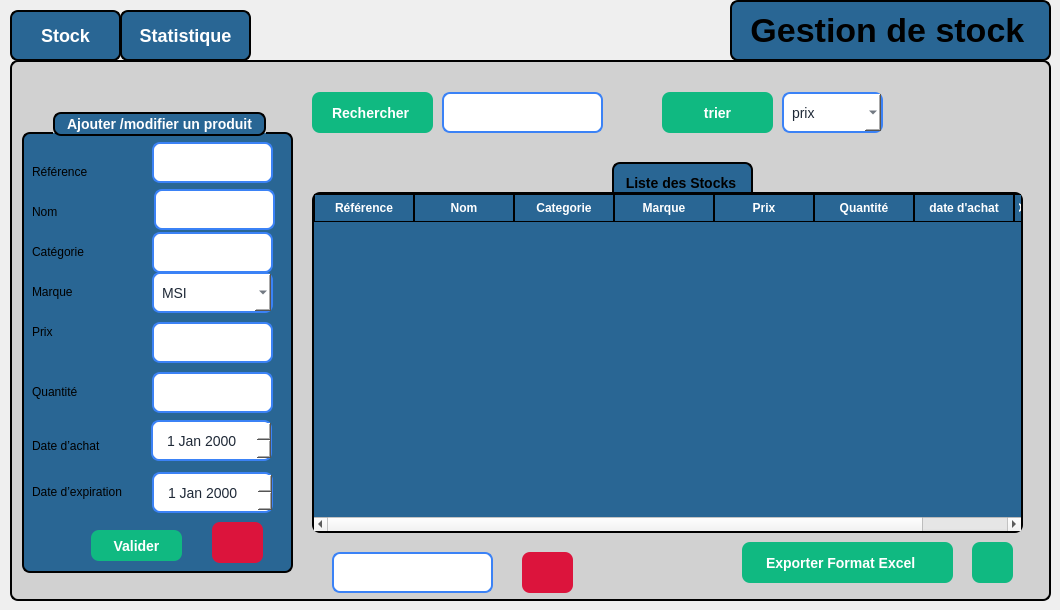
    <widget class="QWidget" name="stock">
     <widget class="QStackedWidget" name="stackedWidgetstock">
      <property name="geometry">
       <rect>
        <x>10</x>
        <y>60</y>
        <width>1041</width>
        <height>541</height>
       </rect>
      </property>
      <property name="styleSheet">
       <string notr="true">/* ---- Style du QStackedWidget ---- */
QStackedWidget {
    background-color: rgb(209, 209, 209); /* couleur gris clair */
    border: 2px solid black;
    border-radius: 8px;
}

/* ---- Style des deux pages ---- */
QWidget#page_1 {
    background-color: rgb(209, 209, 209); /* même gris clair */
    color: black;
    font-size: 18px;
}

QWidget#page_2 {
    background-color: rgb(209, 209, 209); /* même gris clair */
    color: black;
    font-size: 18px;
}

/* ---- Style des boutons ---- */
QPushButton {
    border: 2px solid black;
    border-radius: 8px;
    font-weight: bold;
    font-size: 18px;
    background-color: rgb(41, 102, 148); /* bleu normal */
    color: white;
    padding: 8px 16px;
}

/* Quand la souris passe dessus */
QPushButton:hover {
    background-color: rgb(61, 122, 168); /* bleu plus clair */
}

/* Quand on clique dessus */
QPushButton:pressed {
    background-color: rgb(81, 142, 188); /* encore plus clair */
}

/* Bouton actif (ex. page 1 active) */
QPushButton[active=&quot;true&quot;] {
    background-color: #10b981; /* vert */
    color: white;
}</string>
      </property>
      <property name="currentIndex">
       <number>0</number>
      </property>
      <widget class="QWidget" name="page_12">
       <widget class="QComboBox" name="comboBox_8">
        <property name="geometry">
         <rect>
          <x>770</x>
          <y>30</y>
          <width>101</width>
          <height>41</height>
         </rect>
        </property>
        <property name="styleSheet">
         <string notr="true">QComboBox {
    background-color: rgb(255, 255, 255);   /* white background */
    color: #1f2937;                         /* selected text color */
    border: 2px solid #3b82f6;              /* blue border */
    border-radius: 8px;
    font-size: 14px;
    padding: 4px 8px;
}

/* Dropdown list styling */
QComboBox QAbstractItemView {
    background-color: rgb(255, 255, 255);
    color: #1f2937;
    selection-background-color: #3b82f6;
    selection-color: white;
}

/* Make the arrow black */
QComboBox::down-arrow {
    width: 12px;
    height: 12px;
    image: none; 
                      /* remove default image */
	background-color: rgb(0, 170, 255);
    border-left: 6px solid transparent;
    border-right: 6px solid transparent;
    border-top: 6px solid black;       /* black arrow */
}</string>
        </property>
        <item>
         <property name="text">
          <string>prix</string>
         </property>
        </item>
        <item>
         <property name="text">
          <string>date d'achat</string>
         </property>
        </item>
       </widget>
       <widget class="QPushButton" name="pushButton_19">
        <property name="geometry">
         <rect>
          <x>650</x>
          <y>30</y>
          <width>111</width>
          <height>41</height>
         </rect>
        </property>
        <property name="styleSheet">
         <string notr="true">QPushButton {
    background-color: #10b981;   /* normal state */
    color: white;
    border: none;
    border-radius: 8px;
    padding: 8px 20px;
    font-size: 14px;
    font-weight: bold;
}

QPushButton:hover {
    background-color: #059669;   /* darker on hover */
}</string>
        </property>
        <property name="text">
         <string>trier</string>
        </property>
       </widget>
       <widget class="QLineEdit" name="lineEdit_strech">
        <property name="geometry">
         <rect>
          <x>430</x>
          <y>30</y>
          <width>161</width>
          <height>41</height>
         </rect>
        </property>
        <property name="styleSheet">
         <string notr="true">QLineEdit {
    /* dark background */
	background-color: rgb(255, 255, 255);
    color: #1f2937;              /* typed text color */
    border: 2px solid #3b82f6;   /* blue border */
    border-radius: 8px;

    font-size: 14px;
}

QLineEdit::placeholder {
    color: white;                /* placeholder text color */
}</string>
        </property>
       </widget>
       <widget class="QPushButton" name="pushButton_20">
        <property name="geometry">
         <rect>
          <x>300</x>
          <y>30</y>
          <width>121</width>
          <height>41</height>
         </rect>
        </property>
        <property name="styleSheet">
         <string notr="true">QPushButton {
    background-color: #10b981;   /* normal state */
    color: white;
    border: none;
    border-radius: 8px;
    padding: 8px 20px;
    font-size: 14px;
    font-weight: bold;
}

QPushButton:hover {
    background-color: #059669;   /* darker on hover */
}</string>
        </property>
        <property name="text">
         <string>Rechercher </string>
        </property>
       </widget>
       <widget class="QTableWidget" name="tableWidgetstock">
        <property name="geometry">
         <rect>
          <x>300</x>
          <y>130</y>
          <width>711</width>
          <height>341</height>
         </rect>
        </property>
        <property name="styleSheet">
         <string notr="true">QTableWidget {
    background-color: rgb(41, 102, 148);   /* blue background */
    border: 2px solid black;
    border-radius: 8px;
    font-weight: bold;
    font-size: 14px;
    gridline-color: black;                 /* cell grid lines */
    color: white;                          
    selection-background-color: #10b981;
    selection-color: white;
    outline: 0;
}

QTableWidget::item {
    border: 1px solid black;               /* give each cell a border */
    padding: 4px;
}

QHeaderView::section {
    background-color: rgb(41, 102, 148);
    color: white;
    border: 1px solid black;              /* column header border */
    padding: 4px;
    font-weight: bold;
}
Elyes
combo box
Elyes
QComboBox {
    background-color: rgb(255, 255, 255);   /* white background */
    color: #1f2937;                         /* selected text color */
    border: 2px solid #3b82f6;              /* blue border */
    border-radius: 8px;
    font-size: 14px;
    padding: 4px 8px;
}

/* Dropdown list styling */
QComboBox QAbstractItemView {
    background-color: rgb(255, 255, 255);
    color: #1f2937;
    selection-background-color: #3b82f6;
    selection-color: white;
}

/* Make the arrow black */
QComboBox::down-arrow {
    width: 12px;
    height: 12px;
    image: none; 
                      /* remove default image */
	background-color: rgb(0, 170, 255);
    border-left: 6px solid transparent;
    border-right: 6px solid transparent;
    border-top: 6px solid black;       /* black arrow */
}</string>
        </property>
        <column>
         <property name="text">
          <string>Référence</string>
         </property>
        </column>
        <column>
         <property name="text">
          <string>Nom</string>
         </property>
        </column>
        <column>
         <property name="text">
          <string>Categorie</string>
         </property>
        </column>
        <column>
         <property name="text">
          <string>Marque</string>
         </property>
        </column>
        <column>
         <property name="text">
          <string>Prix</string>
         </property>
        </column>
        <column>
         <property name="text">
          <string>Quantité</string>
         </property>
        </column>
        <column>
         <property name="text">
          <string>date d'achat</string>
         </property>
        </column>
        <column>
         <property name="text">
          <string>Date d'éxpiration </string>
         </property>
        </column>
       </widget>
       <widget class="QLineEdit" name="lineEdit_stocksupp">
        <property name="geometry">
         <rect>
          <x>320</x>
          <y>490</y>
          <width>161</width>
          <height>41</height>
         </rect>
        </property>
        <property name="styleSheet">
         <string notr="true">QLineEdit {
    /* dark background */
	background-color: rgb(255, 255, 255);
    color: #1f2937;              /* typed text color */
    border: 2px solid #3b82f6;   /* blue border */
    border-radius: 8px;

    font-size: 14px;
}

QLineEdit::placeholder {
    color: white;                /* placeholder text color */
}</string>
        </property>
       </widget>
       <widget class="QGroupBox" name="groupBox_9">
        <property name="geometry">
         <rect>
          <x>10</x>
          <y>50</y>
          <width>271</width>
          <height>461</height>
         </rect>
        </property>
        <property name="styleSheet">
         <string notr="true">QGroupBox {
    background-color: rgb(41, 102, 148);   /* blue background */
    border: 2px solid black;               /* black border, 2px wide */
    border-radius: 8px;                    /* rounded corners */
    margin-top: 20px;                      /* space for the title */
    color: white;                          /* title text color */
    font-weight: bold;
    font-size: 14px;
}

QGroupBox::title {
 border: 2px solid black;               /* black border, 2px wide */
    border-radius: 8px;     
background-color: rgb(41, 102, 148);
    subcontrol-origin: margin;
    subcontrol-position: top center;       /* title centered */
    padding: 2px 10px;
}</string>
        </property>
        <property name="title">
         <string>Ajouter /modifier un produit</string>
        </property>
        <widget class="QLabel" name="label_66">
         <property name="geometry">
          <rect>
           <x>10</x>
           <y>270</y>
           <width>91</width>
           <height>20</height>
          </rect>
         </property>
         <property name="styleSheet">
          <string notr="true">background-color: rgb(41, 102, 148);</string>
         </property>
         <property name="text">
          <string>Quantité</string>
         </property>
        </widget>
        <widget class="QLineEdit" name="lineEdit_prix">
         <property name="geometry">
          <rect>
           <x>130</x>
           <y>210</y>
           <width>121</width>
           <height>41</height>
          </rect>
         </property>
         <property name="styleSheet">
          <string notr="true">QLineEdit {
    /* dark background */
	background-color: rgb(255, 255, 255);
    color: #1f2937;              /* typed text color */
    border: 2px solid #3b82f6;   /* blue border */
    border-radius: 8px;

    font-size: 14px;
}

QLineEdit::placeholder {
    color: white;                /* placeholder text color */
}</string>
         </property>
        </widget>
        <widget class="QLabel" name="label_67">
         <property name="geometry">
          <rect>
           <x>10</x>
           <y>320</y>
           <width>111</width>
           <height>41</height>
          </rect>
         </property>
         <property name="styleSheet">
          <string notr="true">background-color: rgb(41, 102, 148);</string>
         </property>
         <property name="text">
          <string>Date d’achat
</string>
         </property>
        </widget>
        <widget class="QLabel" name="label_68">
         <property name="geometry">
          <rect>
           <x>10</x>
           <y>210</y>
           <width>63</width>
           <height>20</height>
          </rect>
         </property>
         <property name="styleSheet">
          <string notr="true">background-color: rgb(41, 102, 148);</string>
         </property>
         <property name="text">
          <string>Prix</string>
         </property>
        </widget>
        <widget class="QLabel" name="label_70">
         <property name="geometry">
          <rect>
           <x>10</x>
           <y>370</y>
           <width>121</width>
           <height>20</height>
          </rect>
         </property>
         <property name="styleSheet">
          <string notr="true">background-color: rgb(41, 102, 148);</string>
         </property>
         <property name="text">
          <string>Date d’expiration</string>
         </property>
        </widget>
        <widget class="QLineEdit" name="lineEdit_quantite">
         <property name="geometry">
          <rect>
           <x>130</x>
           <y>260</y>
           <width>121</width>
           <height>41</height>
          </rect>
         </property>
         <property name="styleSheet">
          <string notr="true">QLineEdit {
    /* dark background */
	background-color: rgb(255, 255, 255);
    color: #1f2937;              /* typed text color */
    border: 2px solid #3b82f6;   /* blue border */
    border-radius: 8px;

    font-size: 14px;
}

QLineEdit::placeholder {
    color: white;                /* placeholder text color */
}</string>
         </property>
        </widget>
        <widget class="QPushButton" name="pushButton_21">
         <property name="geometry">
          <rect>
           <x>69</x>
           <y>418</y>
           <width>91</width>
           <height>31</height>
          </rect>
         </property>
         <property name="styleSheet">
          <string notr="true">QPushButton {
    background-color: #10b981;   /* normal state */
    color: white;
    border: none;
    border-radius: 8px;
    padding: 8px 20px;
    font-size: 14px;
    font-weight: bold;
}

QPushButton:hover {
    background-color: #059669;   /* darker on hover */
}</string>
         </property>
         <property name="text">
          <string>Valider</string>
         </property>
        </widget>
        <widget class="QLabel" name="label_71">
         <property name="geometry">
          <rect>
           <x>10</x>
           <y>50</y>
           <width>81</width>
           <height>20</height>
          </rect>
         </property>
         <property name="styleSheet">
          <string notr="true">background-color: rgb(41, 102, 148);</string>
         </property>
         <property name="text">
          <string>Référence</string>
         </property>
        </widget>
        <widget class="QLabel" name="label_72">
         <property name="geometry">
          <rect>
           <x>10</x>
           <y>90</y>
           <width>63</width>
           <height>20</height>
          </rect>
         </property>
         <property name="styleSheet">
          <string notr="true">background-color: rgb(41, 102, 148);</string>
         </property>
         <property name="text">
          <string>Nom</string>
         </property>
        </widget>
        <widget class="QLabel" name="label_73">
         <property name="geometry">
          <rect>
           <x>10</x>
           <y>130</y>
           <width>71</width>
           <height>20</height>
          </rect>
         </property>
         <property name="styleSheet">
          <string notr="true">background-color: rgb(41, 102, 148);</string>
         </property>
         <property name="text">
          <string>Catégorie</string>
         </property>
        </widget>
        <widget class="QLabel" name="label_74">
         <property name="geometry">
          <rect>
           <x>10</x>
           <y>170</y>
           <width>63</width>
           <height>20</height>
          </rect>
         </property>
         <property name="styleSheet">
          <string notr="true">background-color: rgb(41, 102, 148);</string>
         </property>
         <property name="text">
          <string>Marque</string>
         </property>
        </widget>
        <widget class="QLineEdit" name="lineEdit_reference">
         <property name="geometry">
          <rect>
           <x>130</x>
           <y>30</y>
           <width>121</width>
           <height>41</height>
          </rect>
         </property>
         <property name="styleSheet">
          <string notr="true">QLineEdit {
    /* dark background */
	background-color: rgb(255, 255, 255);
    color: #1f2937;              /* typed text color */
    border: 2px solid #3b82f6;   /* blue border */
    border-radius: 8px;

    font-size: 14px;
}

QLineEdit::placeholder {
    color: white;                /* placeholder text color */
}</string>
         </property>
         <property name="text">
          <string/>
         </property>
        </widget>
        <widget class="QLineEdit" name="lineEdit_nom">
         <property name="geometry">
          <rect>
           <x>132</x>
           <y>77</y>
           <width>121</width>
           <height>41</height>
          </rect>
         </property>
         <property name="styleSheet">
          <string notr="true">QLineEdit {
    /* dark background */
	background-color: rgb(255, 255, 255);
    color: #1f2937;              /* typed text color */
    border: 2px solid #3b82f6;   /* blue border */
    border-radius: 8px;

    font-size: 14px;
}

QLineEdit::placeholder {
    color: white;                /* placeholder text color */
}
</string>
         </property>
        </widget>
        <widget class="QLineEdit" name="lineEdit_categorie">
         <property name="geometry">
          <rect>
           <x>130</x>
           <y>120</y>
           <width>121</width>
           <height>41</height>
          </rect>
         </property>
         <property name="styleSheet">
          <string notr="true">QLineEdit {
    /* dark background */
	background-color: rgb(255, 255, 255);
    color: #1f2937;              /* typed text color */
    border: 2px solid #3b82f6;   /* blue border */
    border-radius: 8px;

    font-size: 14px;
}

QLineEdit::placeholder {
    color: white;                /* placeholder text color */
}</string>
         </property>
        </widget>
        <widget class="QPushButton" name="annulerajout_6">
         <property name="geometry">
          <rect>
           <x>190</x>
           <y>410</y>
           <width>51</width>
           <height>41</height>
          </rect>
         </property>
         <property name="styleSheet">
          <string notr="true">QPushButton {

	background-color: rgb(220, 20, 60);
	
    color: white;
    border: none;
    border-radius: 8px;
    padding: 8px 20px;
    font-size: 14px;
    font-weight: bold;
}

QPushButton:hover {
      /* darker on hover */
	background-color: rgb(140, 0, 0);
}
</string>
         </property>
         <property name="text">
          <string/>
         </property>
         <property name="icon">
          <iconset theme="QIcon::ThemeIcon::EditClear"/>
         </property>
        </widget>
        <widget class="QDateEdit" name="dateEdit_2">
         <property name="geometry">
          <rect>
           <x>129</x>
           <y>308</y>
           <width>121</width>
           <height>41</height>
          </rect>
         </property>
         <property name="styleSheet">
          <string notr="true">QDateEdit {
    background-color: rgb(255, 255, 255);
    color: #1f2937;              /* typed text color */
    border: 2px solid #3b82f6;   /* blue border */
    border-radius: 8px;
    padding: 8px 12px;
    font-size: 14px;
}

QDateEdit:focus {
    border: 2px solid #2563EB;        /* bleu quand focus */
    background-color: #F3F4F6;        /* léger gris */
}

/* Bouton flèche */
QDateEdit::drop-down {
    border: none;
    width: 20px;
    background-color: #2563EB;        /* bouton bleu */
    border-top-right-radius: 6px;
    border-bottom-right-radius: 6px;
}

QDateEdit::down-arrow {
    image: url(:/icons/arrow-down.png);  /* icône optionnelle */
    width: 12px;
    height: 12px;
}
</string>
         </property>
        </widget>
        <widget class="QDateEdit" name="dateEdit_4">
         <property name="geometry">
          <rect>
           <x>130</x>
           <y>360</y>
           <width>121</width>
           <height>41</height>
          </rect>
         </property>
         <property name="styleSheet">
          <string notr="true">QDateEdit {
    background-color: rgb(255, 255, 255);
    color: #1f2937;              /* typed text color */
    border: 2px solid #3b82f6;   /* blue border */
    border-radius: 8px;
    padding: 8px 12px;
    font-size: 14px;
}

QDateEdit:focus {
    border: 2px solid #2563EB;        /* bleu quand focus */
    background-color: #F3F4F6;        /* léger gris */
}

/* Bouton flèche */
QDateEdit::drop-down {
    border: none;
    width: 20px;
    background-color: #2563EB;        /* bouton bleu */
    border-top-right-radius: 6px;
    border-bottom-right-radius: 6px;
}

QDateEdit::down-arrow {
    image: url(:/icons/arrow-down.png);  /* icône optionnelle */
    width: 12px;
    height: 12px;
}
</string>
         </property>
        </widget>
        <widget class="QComboBox" name="comboBox">
         <property name="geometry">
          <rect>
           <x>130</x>
           <y>160</y>
           <width>121</width>
           <height>41</height>
          </rect>
         </property>
         <property name="styleSheet">
          <string notr="true">QComboBox {
    background-color: rgb(255, 255, 255);   /* white background */
    color: #1f2937;                         /* selected text color */
    border: 2px solid #3b82f6;              /* blue border */
    border-radius: 8px;
    font-size: 14px;
    padding: 4px 8px;
}

/* Dropdown list styling */
QComboBox QAbstractItemView {
    background-color: rgb(255, 255, 255);
    color: #1f2937;
    selection-background-color: #3b82f6;
    selection-color: white;
}

/* Make the arrow black */
QComboBox::down-arrow {
    width: 12px;
    height: 12px;
    image: none; 
                      /* remove default image */
	background-color: rgb(0, 170, 255);
    border-left: 6px solid transparent;
    border-right: 6px solid transparent;
    border-top: 6px solid black;       /* black arrow */
}</string>
         </property>
         <item>
          <property name="text">
           <string>MSI</string>
          </property>
         </item>
         <item>
          <property name="text">
           <string>Lenevo</string>
          </property>
         </item>
         <item>
          <property name="text">
           <string>Samsung</string>
          </property>
         </item>
         <item>
          <property name="text">
           <string>LG</string>
          </property>
         </item>
         <item>
          <property name="text">
           <string>Sony</string>
          </property>
         </item>
         <item>
          <property name="text">
           <string>Apple</string>
          </property>
         </item>
         <item>
          <property name="text">
           <string>Crucial</string>
          </property>
         </item>
         <item>
          <property name="text">
           <string>Vivo</string>
          </property>
         </item>
        </widget>
       </widget>
       <widget class="QLabel" name="image_7">
        <property name="geometry">
         <rect>
          <x>900</x>
          <y>20</y>
          <width>91</width>
          <height>81</height>
         </rect>
        </property>
        <property name="text">
         <string/>
        </property>
        <property name="pixmap">
         <pixmap>../Gstock/images/logo.png</pixmap>
        </property>
       </widget>
       <widget class="QLabel" name="label_75">
        <property name="geometry">
         <rect>
          <x>600</x>
          <y>100</y>
          <width>141</width>
          <height>41</height>
         </rect>
        </property>
        <property name="styleSheet">
         <string notr="true">QLabel{
 border: 2px solid black;   /* blue border */
    border-radius: 8px;
 font-weight: bold;
    font-size: 14px;
background-color: rgb(41, 102, 148);}</string>
        </property>
        <property name="text">
         <string>  Liste des Stocks</string>
        </property>
       </widget>
       <widget class="QPushButton" name="pushButton_22">
        <property name="geometry">
         <rect>
          <x>510</x>
          <y>490</y>
          <width>51</width>
          <height>41</height>
         </rect>
        </property>
        <property name="styleSheet">
         <string notr="true">QPushButton {

	background-color: rgb(220, 20, 60);
	
    color: white;
    border: none;
    border-radius: 8px;
    padding: 8px 20px;
    font-size: 14px;
    font-weight: bold;
}

QPushButton:hover {
      /* darker on hover */
	background-color: rgb(140, 0, 0);
}</string>
        </property>
        <property name="text">
         <string/>
        </property>
        <property name="icon">
         <iconset theme="QIcon::ThemeIcon::EditDelete"/>
        </property>
       </widget>
       <widget class="QLabel" name="label_76">
        <property name="geometry">
         <rect>
          <x>730</x>
          <y>480</y>
          <width>211</width>
          <height>41</height>
         </rect>
        </property>
        <property name="styleSheet">
         <string notr="true">QLabel {
    background-color: #10b981;   /* normal state */
    color: white;
    border: none;
    border-radius: 8px;
    padding: 8px 20px;
    font-size: 14px;
    font-weight: bold;
}</string>
        </property>
        <property name="text">
         <string>Exporter Format Excel</string>
        </property>
       </widget>
       <widget class="QPushButton" name="pushButton_23">
        <property name="geometry">
         <rect>
          <x>960</x>
          <y>480</y>
          <width>41</width>
          <height>41</height>
         </rect>
        </property>
        <property name="styleSheet">
         <string notr="true">QPushButton {
    background-color: #10b981;   /* normal state */
    color: white;
    border: none;
    border-radius: 8px;
    padding: 8px 20px;
    font-size: 14px;
    font-weight: bold;
}

QPushButton:hover {
    background-color: #059669;   /* darker on hover */
}</string>
        </property>
        <property name="text">
         <string/>
        </property>
        <property name="icon">
         <iconset theme="QIcon::ThemeIcon::GoDown"/>
        </property>
       </widget>
       <zorder>label_75</zorder>
       <zorder>comboBox_8</zorder>
       <zorder>pushButton_19</zorder>
       <zorder>lineEdit_strech</zorder>
       <zorder>pushButton_20</zorder>
       <zorder>tableWidgetstock</zorder>
       <zorder>lineEdit_stocksupp</zorder>
       <zorder>groupBox_9</zorder>
       <zorder>image_7</zorder>
       <zorder>pushButton_22</zorder>
       <zorder>label_76</zorder>
       <zorder>pushButton_23</zorder>
      </widget>
      <widget class="QWidget" name="page_13">
       <widget class="QGroupBox" name="groupBox_10">
        <property name="geometry">
         <rect>
          <x>440</x>
          <y>120</y>
          <width>251</width>
          <height>221</height>
         </rect>
        </property>
        <property name="title">
         <string>Statistique</string>
        </property>
        <widget class="QTextEdit" name="textEdit_3">
         <property name="geometry">
          <rect>
           <x>30</x>
           <y>60</y>
           <width>181</width>
           <height>121</height>
          </rect>
         </property>
        </widget>
       </widget>
      </widget>
     </widget>
     <widget class="QPushButton" name="btnPage2stock">
      <property name="geometry">
       <rect>
        <x>120</x>
        <y>10</y>
        <width>131</width>
        <height>51</height>
       </rect>
      </property>
      <property name="styleSheet">
       <string notr="true">QPushButton {
    border: 2px solid black;
    border-radius: 8px;
    font-weight: bold;
    font-size: 18px;              /* texte plus grand */
    background-color: rgb(41, 102, 148); /* bleu normal */
    color: white;
    padding: 8px 16px;
}

/* Quand la souris passe dessus */
QPushButton:hover {
    background-color: rgb(61, 122, 168); /* bleu plus clair */
}

/* Quand on clique dessus */
QPushButton:pressed {
    background-color: rgb(81, 142, 188); /* encore plus clair */
}

/* Bouton actif (par ex. quand on est sur la page 1) */
QPushButton[active=&quot;true&quot;] {
    background-color: #10b981;  /* vert quand actif */
    color: white;
}</string>
      </property>
      <property name="text">
       <string>Statistique</string>
      </property>
     </widget>
     <widget class="QPushButton" name="btnPage1stock">
      <property name="geometry">
       <rect>
        <x>10</x>
        <y>10</y>
        <width>111</width>
        <height>51</height>
       </rect>
      </property>
      <property name="styleSheet">
       <string notr="true">QPushButton {
    border: 2px solid black;
    border-radius: 8px;
    font-weight: bold;
    font-size: 18px;              /* texte plus grand */
    background-color: rgb(41, 102, 148); /* bleu normal */
    color: white;
    padding: 8px 16px;
}

/* Quand la souris passe dessus */
QPushButton:hover {
    background-color: rgb(61, 122, 168); /* bleu plus clair */
}

/* Quand on clique dessus */
QPushButton:pressed {
    background-color: rgb(81, 142, 188); /* encore plus clair */
}

/* Bouton actif (par ex. quand on est sur la page 1) */
QPushButton[active=&quot;true&quot;] {
    background-color: #10b981;  /* vert quand actif */
    color: white;
}</string>
      </property>
      <property name="text">
       <string>Stock</string>
      </property>
     </widget>
     <widget class="QLabel" name="label_77">
      <property name="geometry">
       <rect>
        <x>730</x>
        <y>0</y>
        <width>321</width>
        <height>61</height>
       </rect>
      </property>
      <property name="styleSheet">
       <string notr="true">QLabel{
 border: 2px solid black;   /* blue border */
    border-radius: 8px;
 font-weight: bold;
    font-size: 34px;
background-color: rgb(41, 102, 148);}</string>
      </property>
      <property name="text">
       <string> Gestion de stock</string>
      </property>
     </widget>
    </widget>
